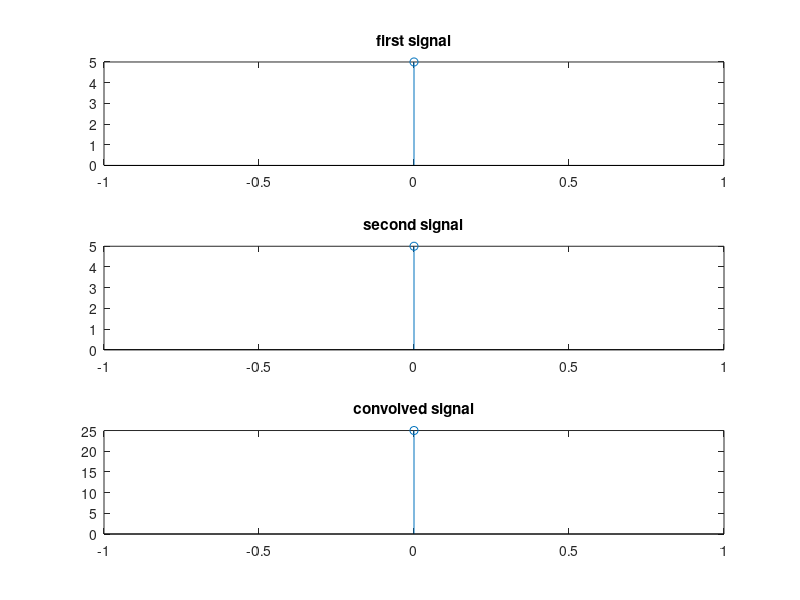

MATLAB code to generate this figure:
clc;
clear all;
close all;
x=input('First sequence ');
y=input('Second sequence');
m=length(x);
n=length(y);
t1=0:m-1;
t2=0:n-1;
a=m+n-1;
t3=0:m+n-2;
X1=[x,zeros(1,n)];
X2=[y,zeros(1,m)];
for i=1:a
    Y(i)=0;
    for j=1:i
        Y(i)=Y(i)+X1(j)*X2(i-j+1);
        
    end
    
end
figure('name','MATLAB\Pratyush\conv_without_function_causal');
subplot(3,1,1);
stem(t1,x);
title('first signal');
subplot(3,1,2);
stem(t2,y);
title('second signal');
subplot(3,1,3);
stem(t3,Y);
title('convolved signal');